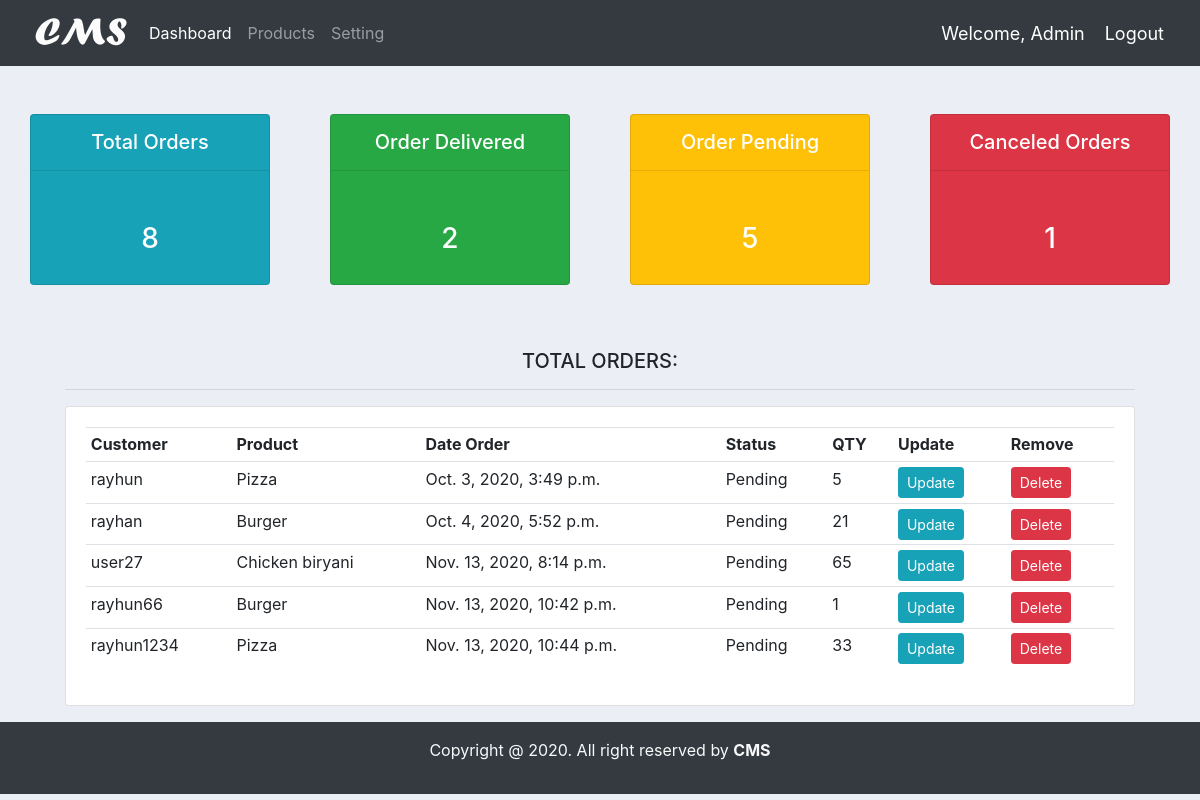
The page /all/orders/pending (signed in) on the database as committed earlier.
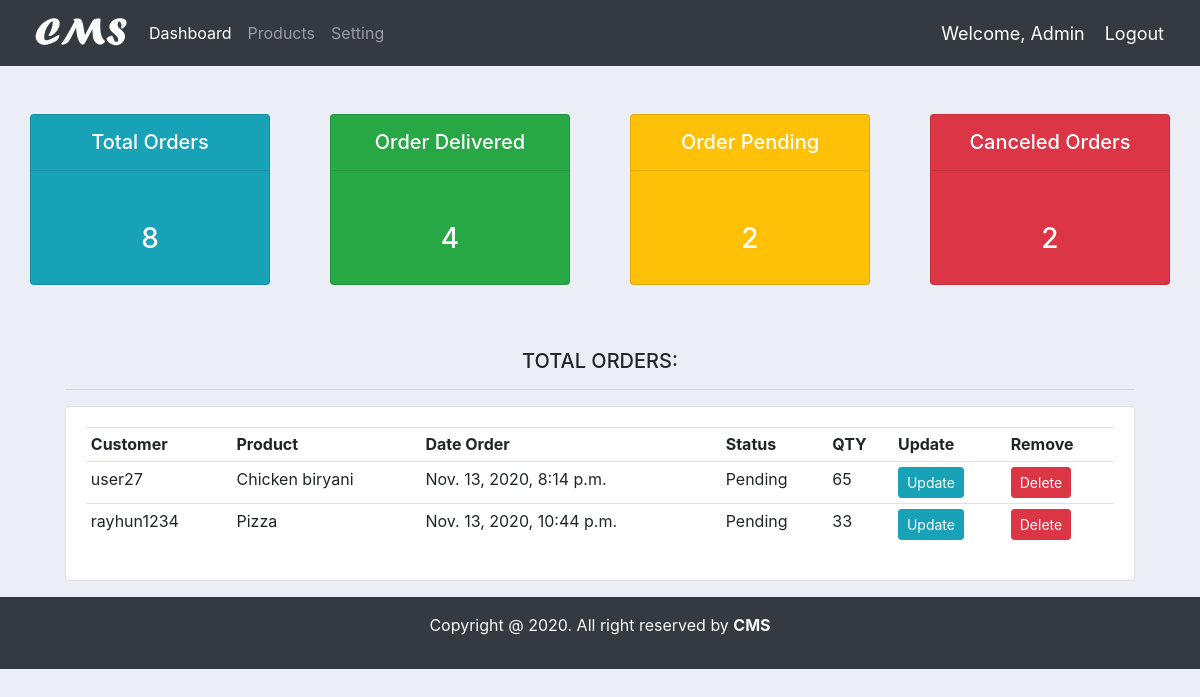
The same page on the database as committed later.
### accounts/models.py (models this page shows, shortened)
class Order(models.Model):
    STATUS = (
        ('Pending','Pending'),
        ('Canceled Order','Canceled Order'),
        ('Delivered','Delivered')
        )
    customer = models.ForeignKey(Customer, null=True, on_delete=models.SET_NULL)
    Product = models.ForeignKey(Product, null=True, on_delete=models.SET_NULL)
    date_created = models.DateTimeField(auto_now_add=True, null=True)
    statur = models.CharField(max_length=200, null=True, choices=STATUS)
    note = models.CharField(max_length=200, null=True)
    order_content = models.DecimalField(max_digits= 10000, null=True, decimal_places=0)

class Customer(models.Model):
    user = models.OneToOneField(User, null=True, blank=True, on_delete=models.CASCADE)
    name = models.CharField(max_length=200, null=True)
    phone = models.CharField(max_length=200, null=True)
    email = models.CharField(max_length=200, null=True)
    profile_pic = models.ImageField(default="demo.jpg", null=True, blank=True)
    date_created = models.DateTimeField(auto_now_add=True, null=True)
    def __str__(self):
        return str(self.name)

class Product(models.Model):
    CATAGORY = (
        ('Indoor','Indoor'),
        ('Out Door','Out Door'),
    )
    name = models.CharField(max_length=200, null=True)
    price = models.FloatField(null=True)
    catagory = models.CharField(max_length=200, null=True, choices=CATAGORY)
    descriprion = models.CharField(max_length=500 ,null=True, blank=True)
    data_created = models.DateTimeField(auto_now_add=True)
    tags = models.ManyToManyField(Tag)
    def __str__(self):
        return str(self.name)

### accounts/decorators.py (the view)
    def wrapper_func(request, *args, **kwargs):
        group = None
        if request.user.groups.exists():
            group = request.user.groups.all()[0].name
        if group == 'customer':
            return redirect('user_profile')
        elif group == 'admin':
            return view_func(request, *args, **kwargs)
        else:
            context = {}
            return render(request, 'accounts/customer_not_auth.html', context)

### accounts/views.py (called while the page is built)
@login_required
@admin_only
def order_pending_list(request):
    orders = Order.objects.all()
    total_orders = orders.count()
    order_delivered = orders.filter(statur='Delivered').count()
    order_pending = orders.filter(statur='Pending').count()
    order_pendings = orders.filter(statur='Pending')
    order_cancels = orders.filter(statur='Canceled Order').count()
    context = {
        'order_pendings':order_pendings,
        'total_orders':total_orders,
        'order_delivered':order_delivered,
        'order_pending':order_pending,
        'order_cancels':order_cancels,
    }
    return render(request, 'accounts/order_pending_list.html',context)

### accounts/templates/accounts/order_pending_list.html
{% extends 'accounts/main.html' %}
{% block content %}
<div class="container-fluid">
    {% include 'accounts/status.html' %}
    <div class="row">
        <div class="col-md-11 m-auto">
            <h5 class="text-center">TOTAL ORDERS:</h5>
            <hr>
            <div class="card card-body">
                {% if order_pendings %}
                <table class="table table-sm">
                    <tr>
                        <th>Customer</th>
                        <th>Product</th>
                        <th>Date Order</th>
                        <th>Status</th>
                        <th>QTY</th>
                        <th>Update</th>
                        <th>Remove</th>
                    </tr>
                    {% for order in order_pendings %}
                    <tr>
                        <td>{{ order.customer }}</td>
                        <td>{{ order.Product }}</td>
                        <td>{{ order.date_created }}</td>
                        <td>{{ order.statur }}</td>
                        <td>{{ order.order_content }}</td>
                        <td><a class="btn btn-sm btn-info" href="{% url 'update_order' order.pk %}">Update</a></td>
                        <td><a class="btn btn-sm btn-danger" href="{% url 'delete_order' order.pk %}">Delete</a></td>
                    </tr>
                    {% endfor %}
                </table>
                {% else %}
                    <h3 class="h3 text-center py-3 text-danger">Pending order not found</h3>
                {% endif %}
            </div>
        </div>
    </div>
</div>
{% endblock %}

Rows that differ between the two databases and show on the page:
no longer on this page (row edited): Order: customer "rayhun", Product "Pizza", date_created "Oct. 3, 2020, 3:49 p.m.", statur "Pending", order_content "5"
no longer on this page (row edited): Order: customer "rayhan", Product "Burger", date_created "Oct. 4, 2020, 5:52 p.m.", statur "Pending", order_content "21"
no longer on this page (row edited): Order: customer "rayhun66", Product "Burger", date_created "Nov. 13, 2020, 10:42 p.m.", statur "Pending", order_content "1"
Other text that changed with them:
{{ order_delivered }}: "2" → "4"
{{ order_pending }}: "5" → "2"
{{ order_cancels }}: "1" → "2"
